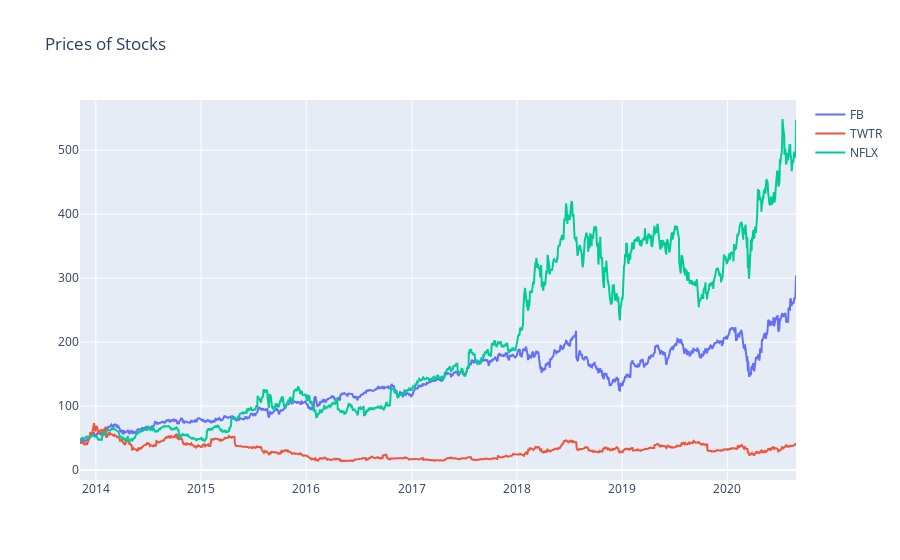

Notebook code for this chart:
### Code cell
# Plot interactive chart
#s so we've defined the function above and now it's time to call that function
interactive_plot(stocks_df,'Prices of Stocks') #sending that fucntion our dataframe and giving it our own specific title
#tital can be called whatever you want

#so what were doing here is that we just want to interactivley plot all of our stock Prices
#plotly express is more interactive than matplot lib. You can zoom in to analyze the data 
#and you can also compare the data on hover, and you can compare all of the different line plots. 
#matplot won't really do that.

### Figure 1 — Plotly figure (JSON) as saved in the notebook; plotly's stock layout.template omitted (floating-point values rounded to 4 significant figures; data arrays with more than 128 entries replaced by an {"elided": "..."} marker saying what was removed)
{"data": [{"name": "FB", "type": "scatter", "x": {"elided": "1712 str values"}, "y": {"elided": "1712 float values"}}, {"name": "TWTR", "type": "scatter", "x": {"elided": "1712 str values"}, "y": {"elided": "1712 float values"}}, {"name": "NFLX", "type": "scatter", "x": {"elided": "1712 str values"}, "y": {"elided": "1712 float values"}}], "layout": {"legend": {"tracegroupgap": 0}, "title": {"text": "Prices of Stocks"}, "xaxis": {"anchor": "y", "domain": [0, 1]}, "yaxis": {"anchor": "x", "domain": [0, 1]}}}
